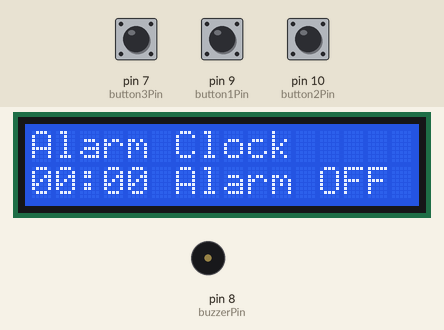
Bench run of a sketch on a simulated Arduino Uno, built with avr-gcc and run on an emulated ATmega328P. Shown: 16×2 character LCD, buzzer (waves = sounding). The test bench sets the inputs (shaded band); at power-on: pin 7 (button3Pin) HIGH, pin 9 (button1Pin) HIGH, pin 10 (button2Pin) HIGH.

Above: at 1.2 s.
1.3 s: pin 7 (button3Pin) pulled LOW for 0.15 s
At 2.2 s:
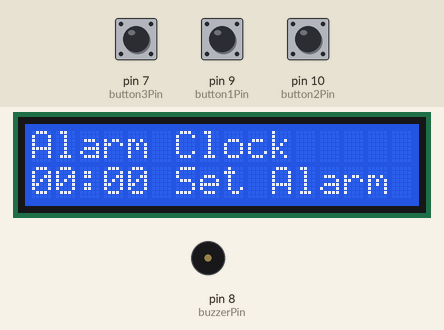
2.9 s: pin 7 (button3Pin) pulled LOW for 1 s
At 3.05 s:
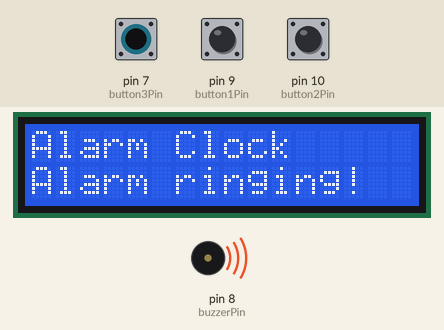
Timing chart, 0 to 10.5 s (numbered marks = the images above; inputs shaded):
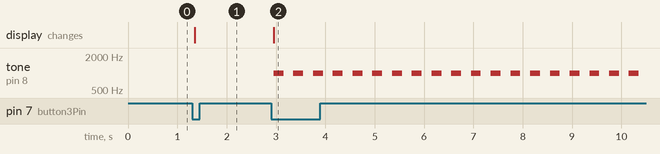

The sketch:

Alarmclock.ino
```cpp
#include <LiquidCrystal.h>

LiquidCrystal lcd(12, 11, 5, 4, 3, 2); // LCD pins: RS, EN, D4, D5, D6, D7

const int buzzerPin = 8; // Digital pin for the piezo buzzer
const int button1Pin = 9; // Digital pin for Button 1
const int button2Pin = 10; // Digital pin for Button 2
const int button3Pin = 7; // Digital pin for Button 3

enum Mode { SET_CLOCK, SET_ALARM, ALARM_ON }; // Modes for setting clock, setting alarm, and alarm on
Mode mode = SET_CLOCK; // Initial mode is setting clock

int hourToSet = 0; // Hour to set in clock setting mode
int minuteToSet = 0; // Minute to set in clock setting mode
int alarmHour = 0; // Alarm hour
int alarmMinute = 0; // Alarm minute
bool alarmEnabled = false; // Alarm enabled flag
bool alarmRinging = false; // Alarm ringing flag

unsigned long lastDebounceTime = 0;
unsigned long debounceDelay = 50;

bool button1Pressed = false;
bool button2Pressed = false;
bool button3Pressed = false;

unsigned long previousMillis = 0; // Variable to store the previous time in milliseconds
const long interval = 60000; // Interval for updating the clock (1 minute)

void setup() {
  pinMode(buzzerPin, OUTPUT);
  pinMode(button1Pin, INPUT_PULLUP);
  pinMode(button2Pin, INPUT_PULLUP);
  pinMode(button3Pin, INPUT_PULLUP);

  lcd.begin(16, 2); // Initialize the LCD
  lcd.print("Alarm Clock");
  lcd.setCursor(0, 1);
  lcd.print("00:00 Alarm OFF");
}

void loop() {
  unsigned long currentMillis = millis(); // Get the current time in milliseconds

  if (currentMillis - previousMillis >= interval) {
    previousMillis = currentMillis; // Update previousMillis

    // Increment the time by 1 minute
    minuteToSet++;
    if (minuteToSet == 60) {
      minuteToSet = 0;
      hourToSet++;
      if (hourToSet == 24) {
        hourToSet = 0;
      }
    }

    // Update the display if the mode is SET_CLOCK
    if (mode == SET_CLOCK) {
      updateDisplay();
    }
  }

  // Button handling
  int button1State = digitalRead(button1Pin);
  int button2State = digitalRead(button2Pin);
  int button3State = digitalRead(button3Pin);

  // Button 1 handling
  if (button1State == LOW) {
    if (!button1Pressed) {
      button1Pressed = true;
      delay(50); // Debounce
      if (button1State == LOW) {
        if (mode == SET_CLOCK) {
          hourToSet = (hourToSet + 1) % 24;
        } else if (mode == SET_ALARM) {
          alarmHour = (alarmHour + 1) % 24;
        }
        updateDisplay();
      }
    }
  } else {
    button1Pressed = false;
  }

  // Button 2 handling
  if (button2State == LOW) {
    if (!button2Pressed) {
      button2Pressed = true;
      delay(50); // Debounce
      if (button2State == LOW) {
        if (mode == SET_CLOCK) {
          minuteToSet = (minuteToSet + 1) % 60;
        } else if (mode == SET_ALARM) {
          alarmMinute = (alarmMinute + 1) % 60;
        }
        updateDisplay();
      }
    }
  } else {
    button2Pressed = false;
  }

  // Button 3 handling
  if (button3State == LOW) {
    if (!button3Pressed) {
      button3Pressed = true;
      delay(50); // Debounce
      if (button3State == LOW) {
        if (mode == SET_CLOCK) {
          mode = SET_ALARM; // Change mode to setting alarm
        } else if (mode == SET_ALARM) {
          mode = ALARM_ON; // Change mode to alarm on
          alarmEnabled = true; // Enable alarm
        } else if (mode == ALARM_ON) {
          mode = SET_CLOCK; // Change mode back to setting clock
          alarmEnabled = false; // Disable alarm
        }
        updateDisplay();
      }
    }
  } else {
    button3Pressed = false;
  }

  // Check if it's time for the alarm
  if (alarmEnabled && !alarmRinging && (hourToSet == alarmHour) && (minuteToSet == alarmMinute)) {
    activateAlarm();
  }
}

void updateDisplay() {
  lcd.setCursor(0, 1);
  if (mode == SET_CLOCK) {
    lcd.print((hourToSet < 10 ? "0" : ""));
    lcd.print(hourToSet);
    lcd.print(":");
    lcd.print((minuteToSet < 10 ? "0" : ""));
    lcd.print(minuteToSet);
    lcd.print(" Set Clock ");
  } else if (mode == SET_ALARM) {
    lcd.print((alarmHour < 10 ? "0" : ""));
    lcd.print(alarmHour);
    lcd.print(":");
    lcd.print((alarmMinute < 10 ? "0" : ""));
    lcd.print(alarmMinute);
    lcd.print(" Set Alarm ");
  } else if (mode == ALARM_ON) {
    lcd.print((alarmHour < 10 ? "0" : ""));
    lcd.print(alarmHour);
    lcd.print(":");
    lcd.print((alarmMinute < 10 ? "0" : ""));
    lcd.print(alarmMinute);
    lcd.print(" Alarm ON ");
  }
}

void activateAlarm() {
  alarmRinging = true;
  lcd.setCursor(0, 1);
  lcd.print("Alarm ringing!   ");

  // Pip lyd
  for (int i = 0; i < 100; i++) { // Fire pips
    tone(buzzerPin, 1000); // Pip frekvens
    delay(200); // Pip varighet
    noTone(buzzerPin); // Slå av lyden
    delay(200); // Pausen mellom pips
  }
}


void stopAlarm() {
  alarmRinging = false;
  lcd.setCursor(0, 1);
  lcd.print("                "); // Clear the alarm message
  noTone(buzzerPin); // Turn off the buzzer
}
```

Measured:
- after the input at 1.3 s, the display: changes after 0.05 s (image 1)
- after the input at 2.9 s, tone on pin 8 (buzzerPin): alternates 1000 Hz for 0.20 s and silent for 0.20 s, starting after 0.05 s; the display: changes after 0.05 s (image 2)
